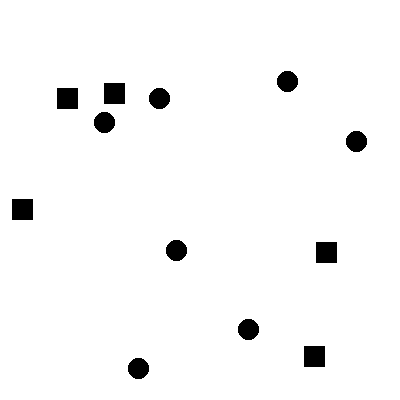
#> input picture 4curs2sem/8/random_test_bw.png, 400 x 400 px
$ python 1-2.py
#> lines starting #> are read from the running program, lines starting #| are printed output that depends on the picture; after the words box and inside, x2 and y2 are one past the last pixel; in counts of white or black regions, pixels touching at a corner belong together
import numpy as np
from PIL import Image
from collections import deque

def count_shapes_bw(image_path, circle_radius, square_side):
#> called with image_path = 'random_test_bw.png', circle_radius = 10, square_side = 20
    img = Image.open(image_path).convert('L')
#> img: PIL image 400x400 L; 97.1% white; 12 black regions, largest, box (x1, y1, x2, y2) and area: (104, 83, 125, 104) 441, (57, 88, 78, 109) 441, (12, 199, 33, 220) 441
    mask = np.array(img) < 128
    return _count_shapes(mask, circle_radius, square_side)
#> after the loop in _count_shapes, `for i in range(h):`: circles = 7; squares = 5

def count_shapes_color(image_path, circle_radius, square_side, color):
    img = Image.open(image_path).convert('RGB')
    arr = np.array(img)
    mask = (arr[:,:,0] == color[0]) & (arr[:,:,1] == color[1]) & (arr[:,:,2] == color[2])
    return _count_shapes(mask, circle_radius, square_side)

def _count_shapes(mask: np.ndarray, circle_radius: int, square_side: int) -> tuple:
    h, w = mask.shape
    visited = np.zeros_like(mask, dtype=bool)
    expected_bbox_circle = 2 * circle_radius + 1
    expected_bbox_square = square_side + 1
    circles = squares = 0

    for i in range(h):
        for j in range(w):
            if mask[i, j] and not visited[i, j]:
                minr = maxr = i
                minc = maxc = j
                queue = deque([(i, j)])
                visited[i, j] = True

                while queue:
                    x, y = queue.popleft()
                    minr, maxr = min(minr, x), max(maxr, x)
                    minc, maxc = min(minc, y), max(maxc, y)
                    for dx in (-1, 0, 1):
                        for dy in (-1, 0, 1):
                            nx, ny = x+dx, y+dy
                            if 0 <= nx < h and 0 <= ny < w and mask[nx, ny] and not visited[nx, ny]:
                                visited[nx, ny] = True
                                queue.append((nx, ny))

                height = maxr - minr + 1
                width = maxc - minc + 1

                if minr == 0 or minc == 0 or maxr == h-1 or maxc == w-1:
                    continue

                sub = mask[minr:maxr+1, minc:maxc+1]
                if height == expected_bbox_square and width == expected_bbox_square and sub.all():
                    squares += 1
                elif height == expected_bbox_circle and width == expected_bbox_circle:
                    circles += 1

    return circles, squares

if __name__ == "__main__":
    bw_c, bw_s = count_shapes_bw('random_test_bw.png', circle_radius=10, square_side=20)
#> bw_c = 7; bw_s = 5
    print(f"BW image -> Circles: {bw_c}, Squares: {bw_s}")
#| BW image -> Circles: 7, Squares: 5

    col_c, col_s = count_shapes_color('random_test_color.png', circle_radius=10, square_side=20, color=(255, 0, 0))
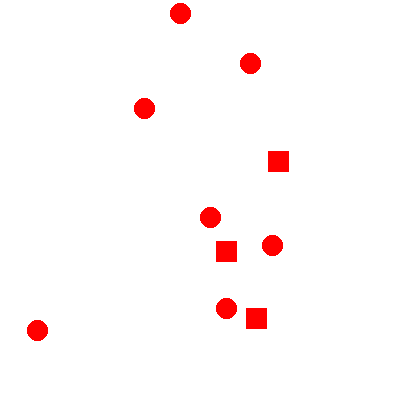
#> input picture 4curs2sem/8/random_test_color.png, 400 x 400 px
#> in count_shapes_color, img is the input picture: PIL image 400x400 RGB; mean R, G, B 255, 249, 249
#> in count_shapes_color, `mask = (arr[:,:,0] == color[0]) & (arr[:,:,1] == color[1]) & (arr[:,:,..`:
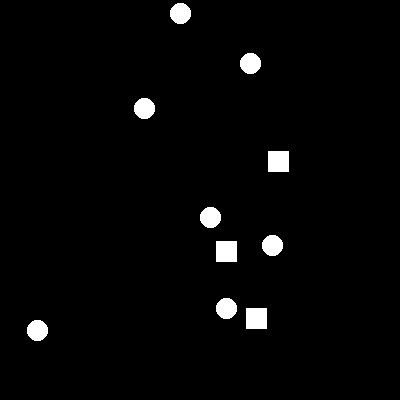
#> mask: shape (400, 400) bool; 2.4% white; 10 white regions, largest, box (x1, y1, x2, y2) and area: (268, 151, 289, 172) 441, (216, 241, 237, 262) 441, (246, 308, 267, 329) 441
#> col_c = 7; col_s = 3
    print(f"Color image -> Circles: {col_c}, Squares: {col_s}")
#| Color image -> Circles: 7, Squares: 3
